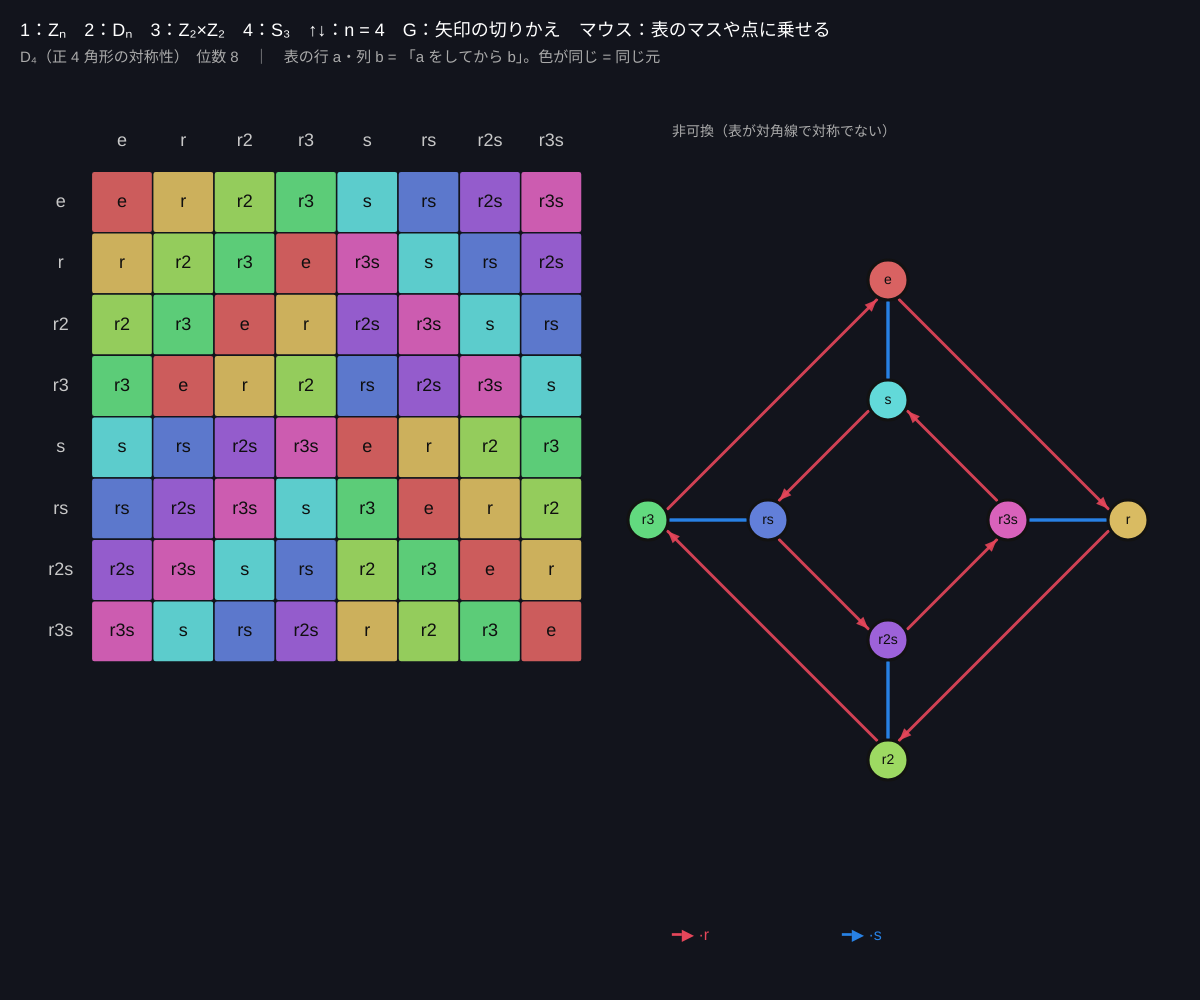
Frame 1 (no input)
Frame 60 (no input): identical to frame 1, image omitted
Frame 120 (the mouse pressed at the canvas centre since frame 60): identical to frame 1, image omitted

The p5.js sketch that drew this single still picture (run headless with seeded random() and noise() and a simulated clock; from frame 60 on, the mouse is pressed at the canvas centre):

// p5.js sketch
// ── sketch.js
// ============================================
// 02 ケイリー表とケイリーグラフ
// 群を「表」と「グラフ」で見る。グラフの点 = 元、矢印 = 生成元を掛ける（x → x·g）
//   生成元の矢印だけで全部の点に行ける = 生成元で群がつくれる
// 1 = Zₙ（時計の足し算）/ 2 = Dₙ（二面体群）/ 3 = Z₂×Z₂（クラインの四元群）/ 4 = S₃（3 個の並べかえ）
// ↑↓ = n / 表のマスや点にマウスを乗せる = 掛け算を表示 / G = 生成元の矢印を切りかえ
// ============================================

let groupNo = 2;
let n = 4;               // ★ Zₙ, Dₙ の n
let G;                   // 今の群 { name, els, mul, gens, pos }
let showGen = [true, true];
let hoverCell = null, hoverNode = -1;
const GEN_COLS = [[230, 70, 90], [40, 130, 230]];

function setup() {
  createCanvas(windowWidth, windowHeight);
  build();
}

// 群をつくる：元の名前の配列と、掛け算 mul(i, j) = 「i をしてから j」の番号
function build() {
  if (groupNo === 1) {
    G = { name: 'Z' + sub(n) + '（' + n + ' 時間の時計）', els: [...Array(n).keys()].map(String), mul: (i, j) => (i + j) % n, gens: [1] };
    G.pos = G.els.map((_, i) => ringPos(i, n, 1));
  } else if (groupNo === 2) {
    let els = [];
    for (let f = 0; f < 2; f++) for (let k = 0; k < n; k++) els.push([k, f]);
    let nm = (e) => (e[0] === 0 && !e[1] ? 'e' : (e[0] ? 'r' + (e[0] > 1 ? e[0] : '') : '') + (e[1] ? 's' : ''));
    G = { name: 'D' + sub(n) + '（正 ' + n + ' 角形の対称性）', els: els.map(nm), gens: [1, n] };
    G.mul = (i, j) => { let x = els[i], y = els[j]; return ((((y[0] + (y[1] ? -x[0] : x[0])) % n) + n) % n) + ((x[1] + y[1]) % 2) * n; };
    G.pos = els.map((e, i) => ringPos(e[0], n, e[1] ? 0.5 : 1, e[1]));
  } else if (groupNo === 3) {
    let els = [[0, 0], [1, 0], [0, 1], [1, 1]];
    G = { name: 'Z₂×Z₂（クラインの四元群）', els: els.map((e) => '(' + e + ')'), gens: [1, 2] };
    G.mul = (i, j) => ((els[i][0] + els[j][0]) % 2) + ((els[i][1] + els[j][1]) % 2) * 2;
    G.pos = [[-0.6, -0.6], [0.6, -0.6], [-0.6, 0.6], [0.6, 0.6]];
  } else {
    let perms = [[0, 1, 2], [1, 2, 0], [2, 0, 1], [1, 0, 2], [0, 2, 1], [2, 1, 0]];
    let findP = (p) => perms.findIndex((q) => q.join() === p.join());
    G = { name: 'S₃（3 個の並べかえ）', els: perms.map(cycleName), gens: [1, 3] };
    G.mul = (i, j) => findP([0, 1, 2].map((x) => perms[j][perms[i][x]]));   // i をしてから j
    G.pos = perms.map((_, i) => ringPos(i % 3, 3, i < 3 ? 1 : 0.5, i >= 3));
  }
}
function ringPos(k, m, r, inner) { let a = -HALF_PI + (inner ? -1 : 1) * (k * TWO_PI) / m; return [r * cos(a), r * sin(a)]; }
function cycleName(p) {
  let seen = [], out = '';
  for (let i = 0; i < 3; i++) {
    if (seen[i] || p[i] === i) continue;
    let c = [], j = i;
    while (!seen[j]) { seen[j] = true; c.push(j + 1); j = p[j]; }
    out += '(' + c.join(' ') + ')';
  }
  return out || 'e';
}
function sub(k) { return String(k).split('').map((d) => '₀₁₂₃₄₅₆₇₈₉'[+d]).join(''); }

function draw() {
  background(18, 20, 28);
  let N = G.els.length;
  // 表
  let x0 = 30, y0 = 110;
  let cs = min((width * 0.46) / (N + 1), (height - 180) / (N + 1));
  hoverCell = null;
  textAlign(CENTER, CENTER);
  for (let i = -1; i < N; i++) for (let j = -1; j < N; j++) {
    let x = x0 + (j + 1) * cs, y = y0 + (i + 1) * cs;
    if (i < 0 && j < 0) continue;
    if (i < 0 || j < 0) { fill(200); noStroke(); textSize(min(18, cs * 0.34)); text(G.els[i < 0 ? j : i], x + cs / 2, y + cs / 2); continue; }
    let p = G.mul(i, j);
    let over = mouseX > x && mouseX < x + cs && mouseY > y && mouseY < y + cs;
    if (over) hoverCell = [i, j];
    colorMode(HSB); fill((p * 360) / N, 55, over ? 100 : 80); colorMode(RGB);
    stroke(18, 20, 28); strokeWeight(1.5);
    rect(x, y, cs, cs, 3);
    noStroke(); fill(15); textSize(min(18, cs * 0.34));
    text(G.els[p], x + cs / 2, y + cs / 2);
  }
  textAlign(LEFT, BASELINE);

  // グラフ
  let gx = width * 0.74, gy = height * 0.52, gr = min(width * 0.2, height * 0.32);
  hoverNode = -1;
  for (let i = 0; i < N; i++) if (dist(mouseX, mouseY, gx + G.pos[i][0] * gr, gy + G.pos[i][1] * gr) < 24) hoverNode = i;
  let focus = hoverCell ? hoverCell[0] : hoverNode;
  G.gens.forEach((gi, c) => {
    if (!showGen[c]) return;
    for (let i = 0; i < N; i++) {
      let j = G.mul(i, gi);
      let a = [gx + G.pos[i][0] * gr, gy + G.pos[i][1] * gr], b = [gx + G.pos[j][0] * gr, gy + G.pos[j][1] * gr];
      let al = focus < 0 || focus === i ? 230 : 50;
      arrow(a, b, GEN_COLS[c], al, G.mul(j, gi) === i);
    }
  });
  // 掛け算の経路（表のマスに乗せたとき：i → i·j）
  if (hoverCell) {
    let [i, j] = hoverCell, p = G.mul(i, j);
    stroke(255, 220, 90); strokeWeight(5); noFill();
    line(gx + G.pos[i][0] * gr, gy + G.pos[i][1] * gr, gx + G.pos[p][0] * gr, gy + G.pos[p][1] * gr);
  }
  for (let i = 0; i < N; i++) {
    let x = gx + G.pos[i][0] * gr, y = gy + G.pos[i][1] * gr;
    colorMode(HSB); fill((i * 360) / N, 55, 85); colorMode(RGB);
    stroke(hoverCell && (hoverCell[0] === i || G.mul(...hoverCell) === i) ? 255 : 18); strokeWeight(3);
    circle(x, y, 40);
    noStroke(); fill(15); textAlign(CENTER, CENTER); textSize(14);
    text(G.els[i], x, y);
    textAlign(LEFT, BASELINE);
  }

  // 文字
  noStroke(); fill(255); textSize(18);
  text('1：Zₙ　2：Dₙ　3：Z₂×Z₂　4：S₃　↑↓：n = ' + n + '　G：矢印の切りかえ　マウス：表のマスや点に乗せる', 20, 36);
  fill(170); textSize(15);
  text(G.name + '　位数 ' + N + '　｜　表の行 a・列 b = 「a をしてから b」。色が同じ = 同じ元', 20, 62);
  let gy2 = height - 60;
  G.gens.forEach((gi, c) => {
    fill(...GEN_COLS[c]); textSize(16);
    text('━▶ ·' + G.els[gi] + (showGen[c] ? '' : '（非表示）'), width * 0.56 + c * 170, gy2);
  });
  fill(255); textSize(20);
  if (hoverCell) text(G.els[hoverCell[0]] + ' · ' + G.els[hoverCell[1]] + ' = ' + G.els[G.mul(...hoverCell)], width * 0.56, 110);
  else if (hoverNode >= 0) text('点 ' + G.els[hoverNode] + ' から出る矢印 = ' + G.els[hoverNode] + '·生成元', width * 0.56, 110);
  fill(170); textSize(14);
  let comm = true;
  for (let i = 0; i < N; i++) for (let j = 0; j < N; j++) if (G.mul(i, j) !== G.mul(j, i)) comm = false;
  text(comm ? '可換（表が対角線で対称）' : '非可換（表が対角線で対称でない）', width * 0.56, 136);
}

// 矢印（両向きなら線だけ）
function arrow(a, b, c, al, both) {
  let ang = atan2(b[1] - a[1], b[0] - a[0]), d = dist(a[0], a[1], b[0], b[1]);
  if (d < 1) return;
  let off = both ? 0 : 6;                      // 行きと帰りが重ならないように少しずらす
  let ox = -sin(ang) * off, oy = cos(ang) * off;
  let s = [a[0] + cos(ang) * 22 + ox, a[1] + sin(ang) * 22 + oy], e = [b[0] - cos(ang) * 22 + ox, b[1] - sin(ang) * 22 + oy];
  stroke(c[0], c[1], c[2], al); strokeWeight(3);
  line(s[0], s[1], e[0], e[1]);
  if (both) return;
  noStroke(); fill(c[0], c[1], c[2], al);
  triangle(e[0], e[1], e[0] - 13 * cos(ang - 0.4), e[1] - 13 * sin(ang - 0.4), e[0] - 13 * cos(ang + 0.4), e[1] - 13 * sin(ang + 0.4));
}

function keyPressed() {
  if (key >= '1' && key <= '4' && key.length === 1) { groupNo = +key; build(); }
  if (key === UP_ARROW) { n = min(n + 1, 10); build(); }
  if (key === DOWN_ARROW) { n = max(n - 1, 2); build(); }
  if (key === 'g' || key === 'G') {
    showGen = showGen[0] && showGen[1] ? [true, false] : showGen[0] ? [false, true] : [true, true];
  }
  return false;
}

// ---------- やってみよう ----------
// 1. Z₆ と S₃ はどちらも位数 6。表を比べると？（Z₆ は可換、S₃ は非可換 → 違う群）
// 2. D₃ と S₃ のグラフの形を比べよう。同じ形 = 同型（三角形の対称性 = 3 頂点の並べかえ）
// 3. Z₄ と Z₂×Z₂ はどちらも位数 4。何が違う？（表の対角線：a·a）
// 4. G で生成元を 1 つだけにすると、Dₙ では全部の点に行けない（回転だけの輪）
// 5. Zₙ の生成元を 1 から 2 に変えると？（n が偶数だと半分にしか行けない）gens を書きかえよう
